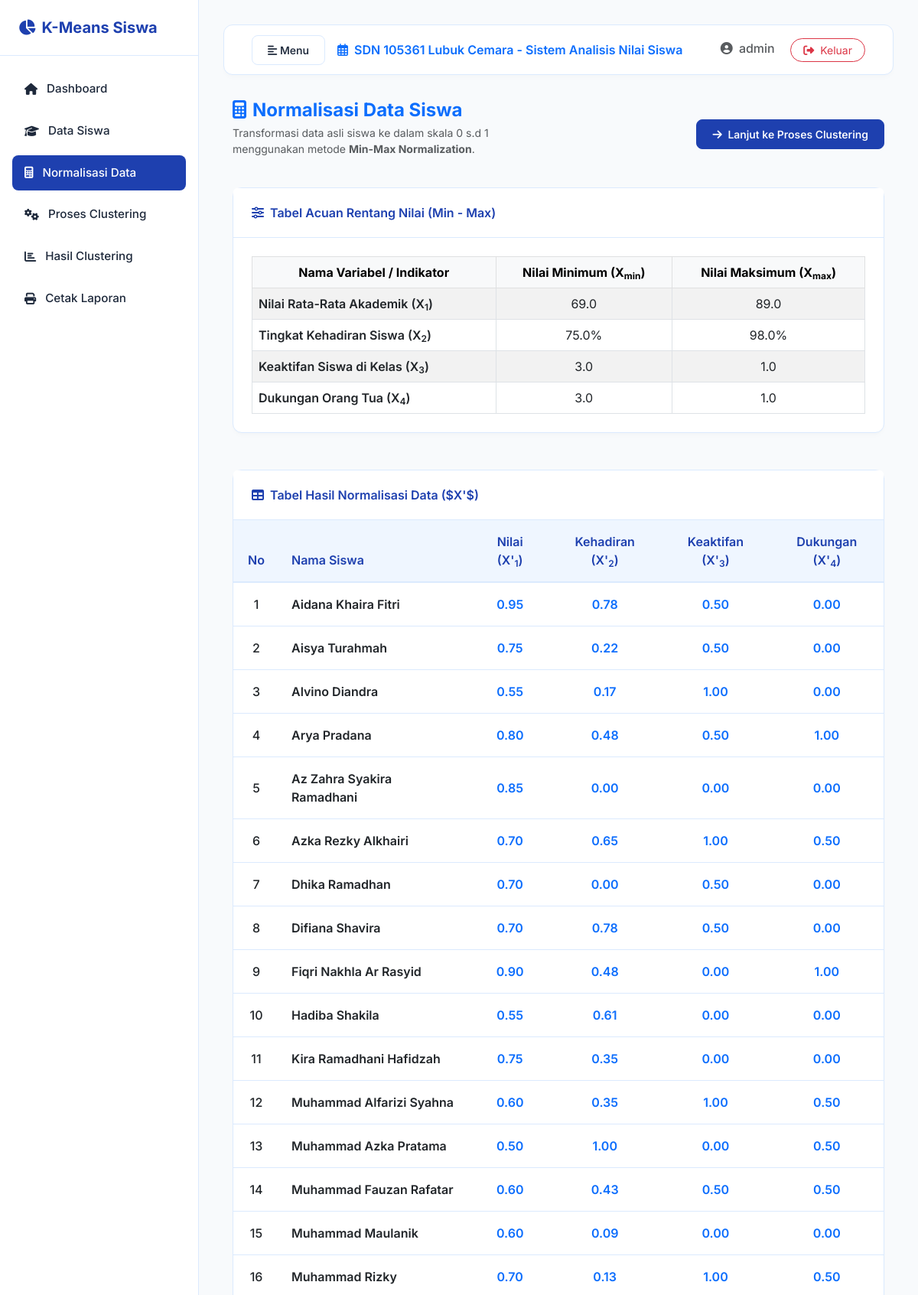
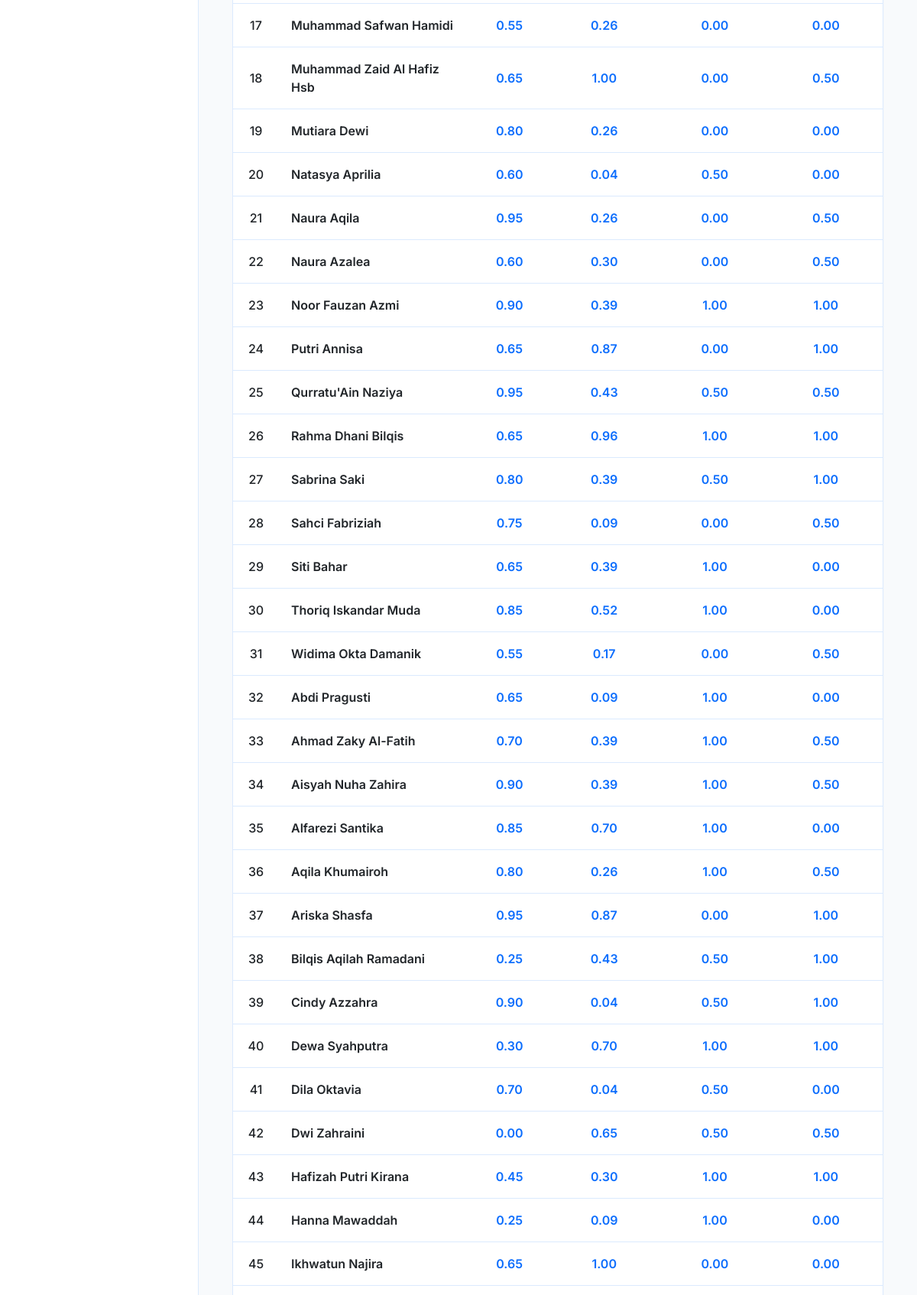
The app's page /clustering/normalisasi.php (signed in, upper part) with its own data (2 pictures, top to bottom).
### tables this page shows
CREATE TABLE tabel_siswa (
    id_siswa INT(11) AUTO_INCREMENT PRIMARY KEY,
    nama_siswa VARCHAR(100) NOT NULL,
    nilai_akademik FLOAT NOT NULL,
    kehadiran_siswa FLOAT NOT NULL,
    keaktifan_siswa INT(2) NOT NULL,  
    dukungan_ortu INT(2) NOT NULL     
);

### helpers/kmeans.php (called while the page is built, shortened)
<?php
class KMeans {
    private $pdo;
    private $students = [];
    private $minMax = [];
    private $normalizedData = [];
    public function __construct($pdo, $k = 3) {
        $this->pdo = $pdo;
        $this->loadStudents();
    }
    private function loadStudents() {
        $stmt = $this->pdo->query("SELECT * FROM tabel_siswa ORDER BY id_siswa ASC");
        $this->students = $stmt->fetchAll();
    }
    private function calculateMinMax() {
        $this->minMax = [
            'nilai' => ['min' => 100.0, 'max' => 0.0],
            'kehadiran' => ['min' => 100.0, 'max' => 0.0],
            'keaktifan' => ['min' => 3, 'max' => 1],
            'dukungan' => ['min' => 3, 'max' => 1]
        ];
        foreach ($this->students as $s) {
            if ($s['nilai_akademik'] < $this->minMax['nilai']['min']) $this->minMax['nilai']['min'] = $s['nilai_akademik'];
            if ($s['nilai_akademik'] > $this->minMax['nilai']['max']) $this->minMax['nilai']['max'] = $s['nilai_akademik'];
            if ($s['kehadiran_siswa'] < $this->minMax['kehadiran']['min']) $this->minMax['kehadiran']['min'] = $s['kehadiran_siswa'];
            if ($s['kehadiran_siswa'] > $this->minMax['kehadiran']['max']) $this->minMax['kehadiran']['max'] = $s['kehadiran_siswa'];
        }
    }
    private function normalizeData() {
        $this->normalizedData = [];
        foreach ($this->students as $s) {
            $norm_nilai = ($s['nilai_akademik'] - $this->minMax['nilai']['min']) / ($this->minMax['nilai']['max'] - $this->minMax['nilai']['min']);
            $norm_kehadiran = ($s['kehadiran_siswa'] - $this->minMax['kehadiran']['min']) / ($this->minMax['kehadiran']['max'] - $this->minMax['kehadiran']['min']);
            $norm_keaktifan = ($s['keaktifan_siswa'] - $this->minMax['keaktifan']['min']) / ($this->minMax['keaktifan']['max'] - $this->minMax['keaktifan']['min']);
            $norm_dukungan = ($s['dukungan_ortu'] - $this->minMax['dukungan']['min']) / ($this->minMax['dukungan']['max'] - $this->minMax['dukungan']['min']);
            $this->normalizedData[$s['id_siswa']] = [
                'id_siswa' => $s['id_siswa'],
                'nama_siswa' => $s['nama_siswa'],
                'x1' => $norm_nilai,
                'x2' => $norm_kehadiran,
                'x3' => $norm_keaktifan,
                'x4' => $norm_dukungan,
                'original' => $s
            ];
        }
    }
    public function getMinMax() {
        return $this->minMax;
    }
    public function getNormalizedData() {
        return $this->normalizedData;
    }
}
?>

### clustering/normalisasi.php (the view, shortened to what this page needs)
<?php
require_once '../config/database.php';
require_once '../helpers/kmeans.php';
require_once '../partials/header.php';
$kmeans = new KMeans($pdo, 3);
$minMax = $kmeans->getMinMax();
$normalizedList = $kmeans->getNormalizedData();
?>
<div class="container-fluid">
    <div class="row mb-4">
        <div class="col-md-6">
            <h4 class="text-primary fw-bold mb-1"><i class="fas fa-calculator me-2"></i>Normalisasi Data Siswa</h4>
            <p class="text-muted small">Transformasi data asli siswa ke dalam skala 0 s.d 1 menggunakan metode <strong>Min-Max Normalization</strong>.</p>
        </div>
        <div class="col-md-6 d-flex align-items-center justify-content-md-end no-print">
            <a href="proses.php" class="btn btn-primary-custom btn-sm"><i class="fas fa-arrow-right me-1"></i> Lanjut ke Proses Clustering</a>
        </div>
    </div>
    <div class="row">
        <div class="col-12 mb-4">
            <div class="card card-custom">
                <div class="card-header"><i class="fas fa-sliders-h me-1"></i> Tabel Acuan Rentang Nilai (Min - Max)</div>
                <div class="card-body">
                    <div class="table-responsive">
                        <table class="table table-bordered table-striped text-center mb-0">
                            <thead class="table-light text-primary">
                                <tr>
                                    <th>Nama Variabel / Indikator</th>
                                    <th>Nilai Minimum (X<sub>min</sub>)</th>
                                    <th>Nilai Maksimum (X<sub>max</sub>)</th>
                                </tr>
                            </thead>
                            <tbody>
                                <tr>
                                    <td class="text-start fw-semibold text-dark">Nilai Rata-Rata Akademik (X<sub>1</sub>)</td>
                                    <td><?= number_format($minMax['nilai']['min'], 1); ?></td>
                                    <td><?= number_format($minMax['nilai']['max'], 1); ?></td>
                                </tr>
                                <tr>
                                    <td class="text-start fw-semibold text-dark">Tingkat Kehadiran Siswa (X<sub>2</sub>)</td>
                                    <td><?= number_format($minMax['kehadiran']['min'], 1); ?>%</td>
                                    <td><?= number_format($minMax['kehadiran']['max'], 1); ?>%</td>
                                </tr>
                                <tr>
                                    <td class="text-start fw-semibold text-dark">Keaktifan Siswa di Kelas (X<sub>3</sub>)</td>
                                    <td><?= number_format($minMax['keaktifan']['min'], 1); ?></td>
                                    <td><?= number_format($minMax['keaktifan']['max'], 1); ?></td>
                                </tr>
                                <tr>
                                    <td class="text-start fw-semibold text-dark">Dukungan Orang Tua (X<sub>4</sub>)</td>
                                    <td><?= number_format($minMax['dukungan']['min'], 1); ?></td>
                                    <td><?= number_format($minMax['dukungan']['max'], 1); ?></td>
                                </tr>
                            </tbody>
                        </table>
                    </div>
                </div>
            </div>
        </div>
    </div>
    <div class="row">
        <div class="col-12">
            <div class="card card-custom">
                <div class="card-header"><i class="fas fa-table me-1"></i> Tabel Hasil Normalisasi Data ($X'$)</div>
                <div class="card-body p-0">
                    <div class="table-responsive">
                        <table class="table table-custom mb-0">
                            <thead>
                                <tr>
                                    <th class="text-center" width="60">No</th>
                                    <th>Nama Siswa</th>
                                    <th class="text-center">Nilai (X'<sub>1</sub>)</th>
                                    <th class="text-center">Kehadiran (X'<sub>2</sub>)</th>
                                    <th class="text-center">Keaktifan (X'<sub>3</sub>)</th>
                                    <th class="text-center">Dukungan (X'<sub>4</sub>)</th>
                                </tr>
                            </thead>
                            <tbody>
                                <?php $no = 1; foreach ($normalizedList as $row): ?>
                                    <tr>
                                        <td class="text-center fw-medium"><?= $no++; ?></td>
                                        <td class="fw-semibold text-dark"><?= htmlspecialchars($row['nama_siswa']); ?></td>
                                        <td class="text-center fw-semibold text-primary"><?= number_format($row['x1'], 2); ?></td>
                                        <td class="text-center fw-semibold text-primary"><?= number_format($row['x2'], 2); ?></td>
                                        <td class="text-center fw-semibold text-primary"><?= number_format($row['x3'], 2); ?></td>
                                        <td class="text-center fw-semibold text-primary"><?= number_format($row['x4'], 2); ?></td>
                                    </tr>
                                <?php endforeach; ?>
                            </tbody>
                        </table>
                    </div>
                </div>
            </div>
        </div>
    </div>
</div>
<?php
require_once '../partials/footer.php';
?>

### assets/css/style.css (style rules this page uses)
:root { --primary-blue: #1e40af; --secondary-blue: #3b82f6; --accent-blue: #eff6ff; --border-blue: #dbeafe; --dark-text: #1e293b; --muted-text: #64748b; --light-bg: #f8fafc; --white: #ffffff; --sidebar-width: 260px; --transition-speed: 0.3s; }
body { font-family: 'Inter', sans-serif; background-color: var(--light-bg); color: var(--dark-text); overflow-x: hidden; }
.card-custom { background-color: var(--white); border: 1px solid var(--border-blue); border-radius: 12px; box-shadow: 0 4px 6px -1px rgba(0, 0, 0, 0.02), 0 2px 4px -1px rgba(0, 0, 0, 0.01); margin-bottom: 1.5rem; transition: transform 0.2s ease, box-shadow 0.2s ease; }
.card-custom .card-header { background-color: var(--white); border-bottom: 1px solid var(--border-blue); padding: 1.25rem 1.5rem; font-weight: 600; color: var(--primary-blue); }
.card-custom .card-body { padding: 1.5rem; }
.table-custom { border-collapse: separate; border-spacing: 0; width: 100%; }
.table-custom th { background-color: var(--accent-blue); color: var(--primary-blue); font-weight: 600; padding: 1rem; border-bottom: 2px solid var(--border-blue); position: sticky; top: 0; z-index: 10; }
.table-custom td { padding: 1rem; border-bottom: 1px solid var(--border-blue); vertical-align: middle; }
.btn-primary-custom { background-color: var(--primary-blue); border-color: var(--primary-blue); color: var(--white); font-weight: 550; padding: 0.5rem 1.25rem; border-radius: 8px; transition: all 0.2s; }

### records on screen
tabel_siswa: nama_siswa "Aidana Khaira Fitri", x1 "0.95", x2 "0.78", x3 "0.50", x4 "0.00"
tabel_siswa: nama_siswa "Aisya Turahmah", x1 "0.75", x2 "0.22", x3 "0.50", x4 "0.00"
tabel_siswa: nama_siswa "Alvino Diandra", x1 "0.55", x2 "0.17", keaktifan_siswa "1.00", x4 "0.00"
tabel_siswa: nama_siswa "Arya Pradana", x1 "0.80", x2 "0.48", x3 "0.50", dukungan_ortu "1.00"
tabel_siswa: nama_siswa "Az Zahra Syakira Ramadhani", x1 "0.85", x2 "0.00", x3 "0.00", x4 "0.00"
tabel_siswa: nama_siswa "Azka Rezky Alkhairi", x1 "0.70", x2 "0.65", keaktifan_siswa "1.00", x4 "0.50"
tabel_siswa: nama_siswa "Dhika Ramadhan", x1 "0.70", x2 "0.00", x3 "0.50", x4 "0.00"
tabel_siswa: nama_siswa "Difiana Shavira", x1 "0.70", x2 "0.78", x3 "0.50", x4 "0.00"
tabel_siswa: nama_siswa "Fiqri Nakhla Ar Rasyid", x1 "0.90", x2 "0.48", x3 "0.00", dukungan_ortu "1.00"
tabel_siswa: nama_siswa "Hadiba Shakila", x1 "0.55", x2 "0.61", x3 "0.00", x4 "0.00"
tabel_siswa: nama_siswa "Kira Ramadhani Hafidzah", x1 "0.75", x2 "0.35", x3 "0.00", x4 "0.00"
tabel_siswa: nama_siswa "Muhammad Alfarizi Syahna", x1 "0.60", x2 "0.35", keaktifan_siswa "1.00", x4 "0.50"
tabel_siswa: nama_siswa "Muhammad Azka Pratama", x1 "0.50", x2 "1.00", x3 "0.00", x4 "0.50"
tabel_siswa: nama_siswa "Muhammad Fauzan Rafatar", x1 "0.60", x2 "0.43", x3 "0.50", x4 "0.50"
tabel_siswa: nama_siswa "Muhammad Maulanik", x1 "0.60", x2 "0.09", x3 "0.00", x4 "0.00"
tabel_siswa: nama_siswa "Muhammad Rizky", x1 "0.70", x2 "0.13", keaktifan_siswa "1.00", x4 "0.50"
tabel_siswa: nama_siswa "Muhammad Safwan Hamidi", x1 "0.55", x2 "0.26", x3 "0.00", x4 "0.00"
tabel_siswa: nama_siswa "Muhammad Zaid Al Hafiz Hsb", x1 "0.65", x2 "1.00", x3 "0.00", x4 "0.50"
tabel_siswa: nama_siswa "Mutiara Dewi", x1 "0.80", x2 "0.26", x3 "0.00", x4 "0.00"
tabel_siswa: nama_siswa "Natasya Aprilia", x1 "0.60", x2 "0.04", x3 "0.50", x4 "0.00"
tabel_siswa: nama_siswa "Naura Aqila", x1 "0.95", x2 "0.26", x3 "0.00", x4 "0.50"
tabel_siswa: nama_siswa "Naura Azalea", x1 "0.60", x2 "0.30", x3 "0.00", x4 "0.50"
tabel_siswa: nama_siswa "Noor Fauzan Azmi", x1 "0.90", x2 "0.39", keaktifan_siswa "1.00", dukungan_ortu "1.00"
tabel_siswa: nama_siswa "Putri Annisa", x1 "0.65", x2 "0.87", x3 "0.00", dukungan_ortu "1.00"
tabel_siswa: nama_siswa "Qurratu'Ain Naziya", x1 "0.95", x2 "0.43", x3 "0.50", x4 "0.50"
tabel_siswa: nama_siswa "Rahma Dhani Bilqis", x1 "0.65", x2 "0.96", keaktifan_siswa "1.00", dukungan_ortu "1.00"
tabel_siswa: nama_siswa "Sabrina Saki", x1 "0.80", x2 "0.39", x3 "0.50", dukungan_ortu "1.00"
tabel_siswa: nama_siswa "Sahci Fabriziah", x1 "0.75", x2 "0.09", x3 "0.00", x4 "0.50"
tabel_siswa: nama_siswa "Siti Bahar", x1 "0.65", x2 "0.39", keaktifan_siswa "1.00", x4 "0.00"
tabel_siswa: nama_siswa "Thoriq Iskandar Muda", x1 "0.85", x2 "0.52", keaktifan_siswa "1.00", x4 "0.00"
tabel_siswa: nama_siswa "Widima Okta Damanik", x1 "0.55", x2 "0.17", x3 "0.00", x4 "0.50"
tabel_siswa: nama_siswa "Abdi Pragusti", x1 "0.65", x2 "0.09", keaktifan_siswa "1.00", x4 "0.00"
tabel_siswa: nama_siswa "Ahmad Zaky Al-Fatih", x1 "0.70", x2 "0.39", keaktifan_siswa "1.00", x4 "0.50"
tabel_siswa: nama_siswa "Aisyah Nuha Zahira", x1 "0.90", x2 "0.39", keaktifan_siswa "1.00", x4 "0.50"
tabel_siswa: nama_siswa "Alfarezi Santika", x1 "0.85", x2 "0.70", keaktifan_siswa "1.00", x4 "0.00"
tabel_siswa: nama_siswa "Aqila Khumairoh", x1 "0.80", x2 "0.26", keaktifan_siswa "1.00", x4 "0.50"
tabel_siswa: nama_siswa "Ariska Shasfa", x1 "0.95", x2 "0.87", x3 "0.00", dukungan_ortu "1.00"
tabel_siswa: nama_siswa "Bilqis Aqilah Ramadani", x1 "0.25", x2 "0.43", x3 "0.50", dukungan_ortu "1.00"
tabel_siswa: nama_siswa "Cindy Azzahra", x1 "0.90", x2 "0.04", x3 "0.50", dukungan_ortu "1.00"
tabel_siswa: nama_siswa "Dewa Syahputra", x1 "0.30", x2 "0.70", keaktifan_siswa "1.00", dukungan_ortu "1.00"
tabel_siswa: nama_siswa "Dila Oktavia", x1 "0.70", x2 "0.04", x3 "0.50", x4 "0.00"
tabel_siswa: nama_siswa "Dwi Zahraini", x1 "0.00", x2 "0.65", x3 "0.50", x4 "0.50"
tabel_siswa: nama_siswa "Hafizah Putri Kirana", x1 "0.45", x2 "0.30", keaktifan_siswa "1.00", dukungan_ortu "1.00"
tabel_siswa: nama_siswa "Hanna Mawaddah", x1 "0.25", x2 "0.09", keaktifan_siswa "1.00", x4 "0.00"
tabel_siswa: nama_siswa "Ikhwatun Najira", x1 "0.65", x2 "1.00", x3 "0.00", x4 "0.00"

### other values on screen
$_SESSION['username'] "admin"
$minMax['nilai']['min'] "69.0"
$minMax['nilai']['max'] "89.0"
$minMax['kehadiran']['min'] "75.0"
$minMax['kehadiran']['max'] "98.0"
$minMax['keaktifan']['min'] "3.0"
$minMax['keaktifan']['max'] "1.0"
$minMax['dukungan']['min'] "3.0"
$minMax['dukungan']['max'] "1.0"
